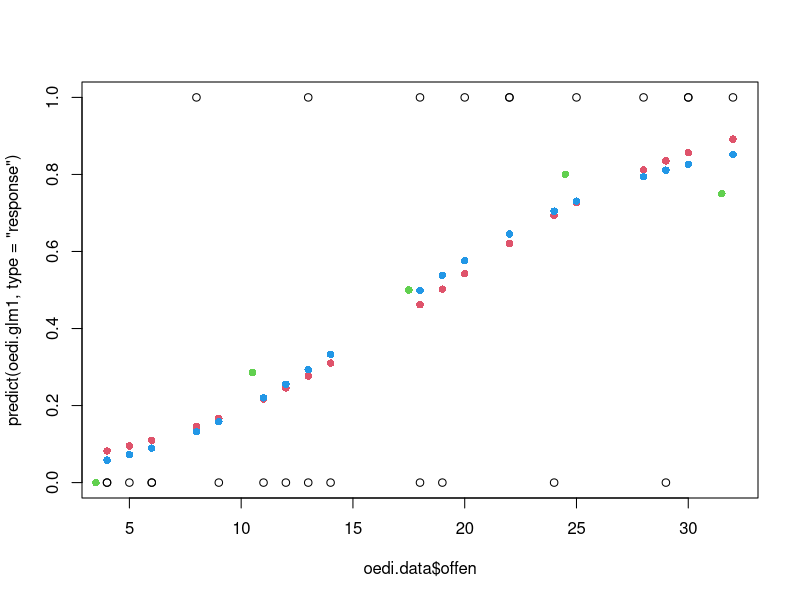

Source code (R):
oedi.data = read.csv("offenboden.csv")

### Blauflueglige Oedlandschnecke

head(oedi.data)
# mue_i = EW( vorkommen) = h(beta_0 + beta_1 offen_i)
# vorkommen ~ Bin(1, mue_i)
# Kanonische Linkfktion
# log(mue_i/(1-mue_i)) = beta_0 + beta_1 offen_i
# mue_i = 1 / (1 + exp(-h(beta_0 + beta_1 offen_i)))
# logit
oedi.glm1 = glm(vorkommen~1+offen, data = oedi.data, family=binomial(link="logit"))

plot(oedi.data$offen, predict(oedi.glm1, type="response"), pch=16, col=2, ylim=c(0,1))
points(oedi.data$offen, oedi.data$vorkommen)

offen.int = cut(oedi.data$offen, breaks= seq(0,40,7))
rel.hfk = tapply(oedi.data$vorkommen, offen.int, mean)
points(seq(3.5, 31.5, 7), rel.hfk, pch=16, col = 3)

oedi.glm2 = glm(vorkommen~1+offen+I(offen^2), data = oedi.data, family=binomial(link="logit"))
points(oedi.data$offen, predict(oedi.glm2, type="response"), pch=16, col=4)
## Modellhierarchie:
#   Modell 1: vorkommen~1 + offen
#   Modell 1: vorkommen~1 + offen + I(offen^2)
## Hypothesenpaar
#   H_0: beta_2 = 0 gegen H_1: beta_2 != 0
# Teststatistik: T = beta^_2 / sqrt(I(beta^_)_(2,2)) -> testwert durch varianz

summary(oedi.glm2)

#Call:
  #glm(formula = vorkommen ~ 1 + offen + I(offen^2), family = binomial(link = "logit"), 
      #data = oedi.data)

#Deviance Residuals: 
  #Min       1Q   Median       3Q      Max  
#-1.8256  -0.7681  -0.3471   0.7923   2.0122  

# Verteilung jetzt Standardnormalverteilung
#Coefficients:
  #Estimate Std. Error z value Pr(>|z|)
#(Intercept) -3.758755   2.639577  -1.424    0.154
#offen        0.255298   0.308169   0.828    0.407
#I(offen^2)  -0.002601   0.008220  -0.316    0.752 -> wenn 0 Hypothese richtig, dann gibt es eine 75 % wahrscheinlihckeit, dass der wert extremer ist
# 0.752 -> wenn 0 Hypothese richtig, dann gibt es eine 75 % wahrscheinlihckeit, dass der wert extremer ist
# -> es gibt keinen grund die Nullhypothese abzulehnen

# (Dispersion parameter for binomial family taken to be 1)

# Null deviance: 34.296  on 24  degrees of freedom
# Residual deviance: 25.323  on 22  degrees of freedom
# AIC: 31.323

# Number of Fisher Scoring iterations: 4

